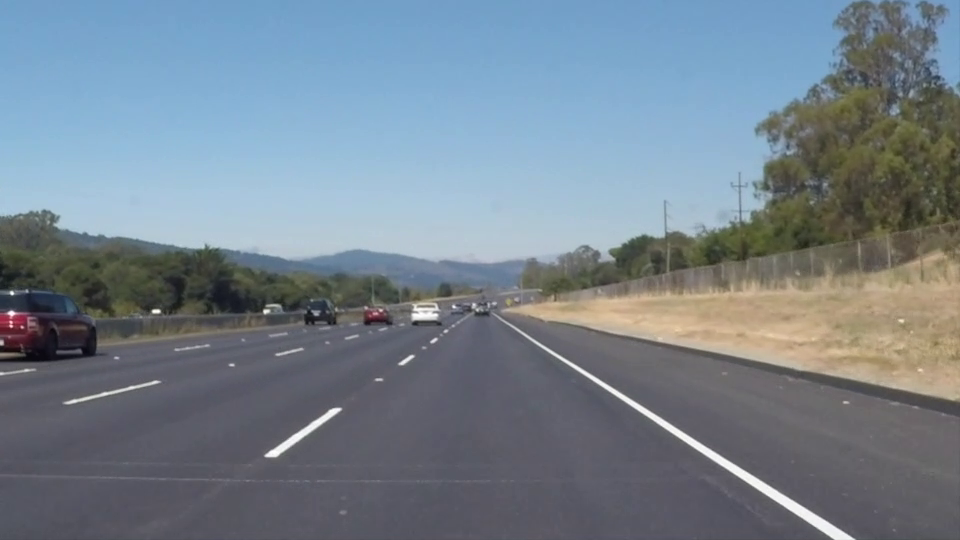
#> input picture frame 22 of OpenCV 06일차/실습/mov/solidWhiteRight.mp4, 960 x 540 px, given in place of mov1.mp4, which was not available
$ python opencv_34.py
#> lines starting #> are read from the running program, lines starting #| are printed output that depends on the picture; pictures that were not available may be replaced by others from this repository, and a replacement may not be noted
# OpenCV 유튜브 동영상에서 상하 좌우 반전
# 이미지 역상/ 반전 255->0 / 0->255로
import cv2
import numpy as np

capture = cv2.VideoCapture('mov/mov1.mp4',)

if capture.isOpened() == False:
    print("동영상을 열수없습니다.")
    exit(1)

while True:
    ret, img_frame = capture.read()
#> img_frame is the input picture: shape (540, 960, 3); mean B, G, R 141.9, 130.7, 117.7

    img_frame = cv2.resize(img_frame, dsize=(654, 480), interpolation=cv2.INTER_AREA)
#> img_frame: shape (480, 654, 3)
    img_frame_gray = cv2.cvtColor(img_frame, cv2.COLOR_BGR2GRAY)
    img_frame_grays = cv2.cvtColor(img_frame_gray, cv2.COLOR_GRAY2BGR)

    img_dst = cv2.bitwise_not(img_frame)

    img_flip_lr = cv2.flip(img_frame, 1)  # 1 : 좌우대칭 / 0 : 상하대칭 / -1 : 상하좌우 대칭
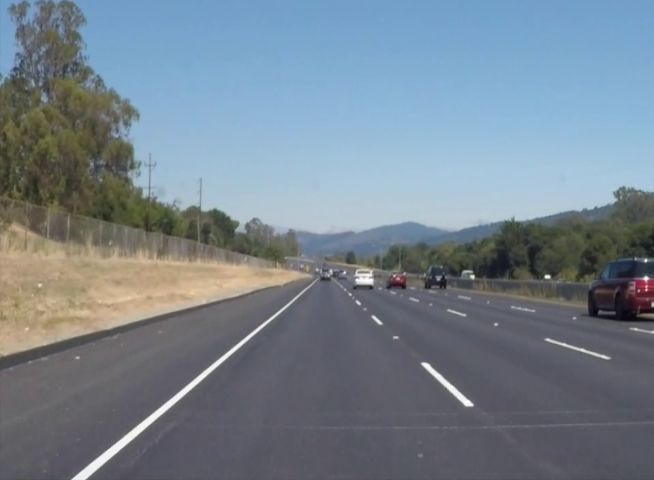
#> img_flip_lr: shape (480, 654, 3); mean B, G, R 141.9, 130.7, 117.7
    img_flip_ud = cv2.flip(img_frame, 0)
    img_flip_lrud = cv2.flip(img_frame, -1)
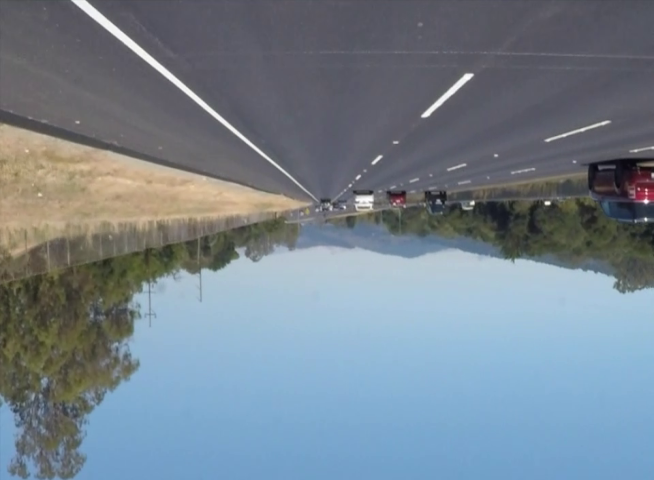
#> img_flip_lrud: shape (480, 654, 3); mean B, G, R 141.9, 130.7, 117.7

    cont = cv2.hconcat([img_frame, img_flip_lr])
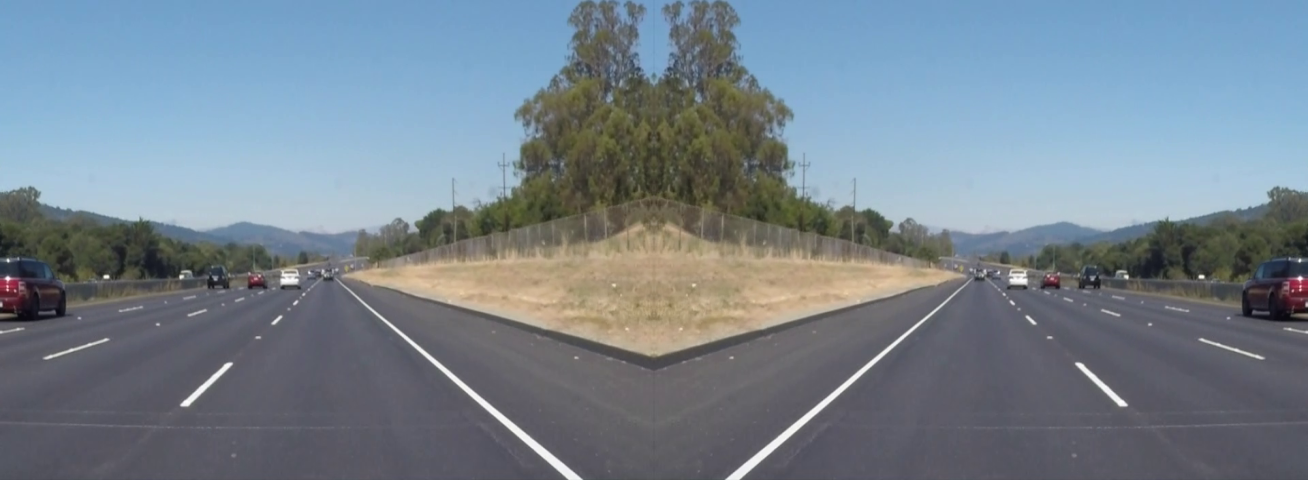
#> cont: shape (480, 1308, 3); mean B, G, R 141.9, 130.7, 117.7
    cont1 = cv2.hconcat([cont, img_frame_grays])
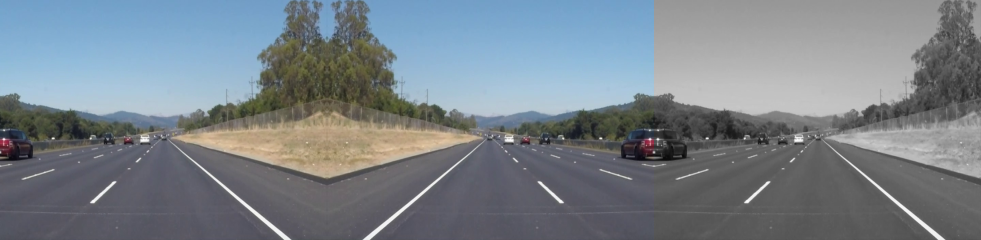
#> cont1: shape (480, 1962, 3) (shown at 1/2 size); mean B, G, R 137.3, 129.8, 121.1

    cont2 = cv2.hconcat([img_flip_ud, img_flip_lrud])
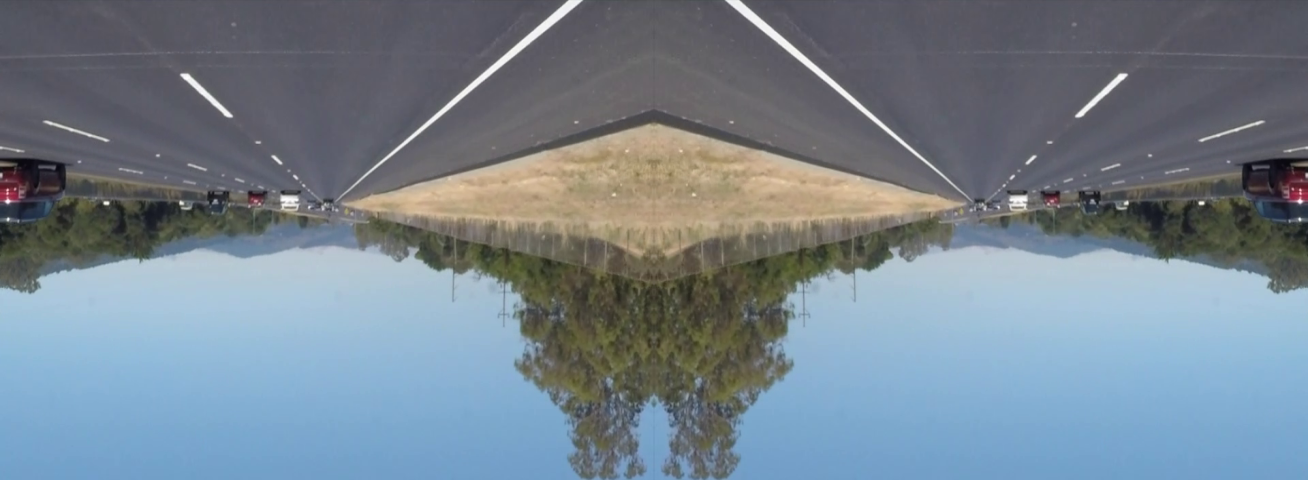
#> cont2: shape (480, 1308, 3); mean B, G, R 141.9, 130.7, 117.7
    cont3 = cv2.hconcat([cont2, img_dst])
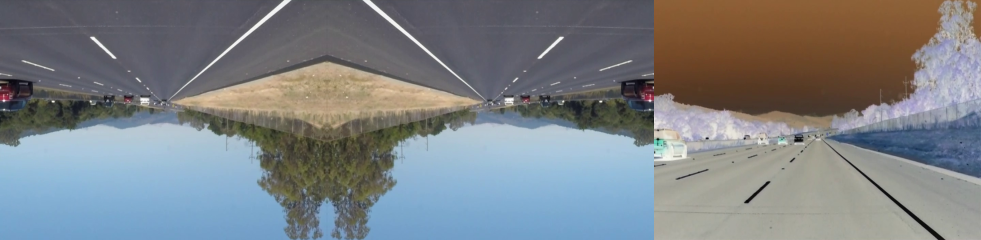
#> cont3: shape (480, 1962, 3) (shown at 1/2 size); mean B, G, R 132.3, 128.6, 124.2

    cont4 = cv2.vconcat([cont1, cont3])
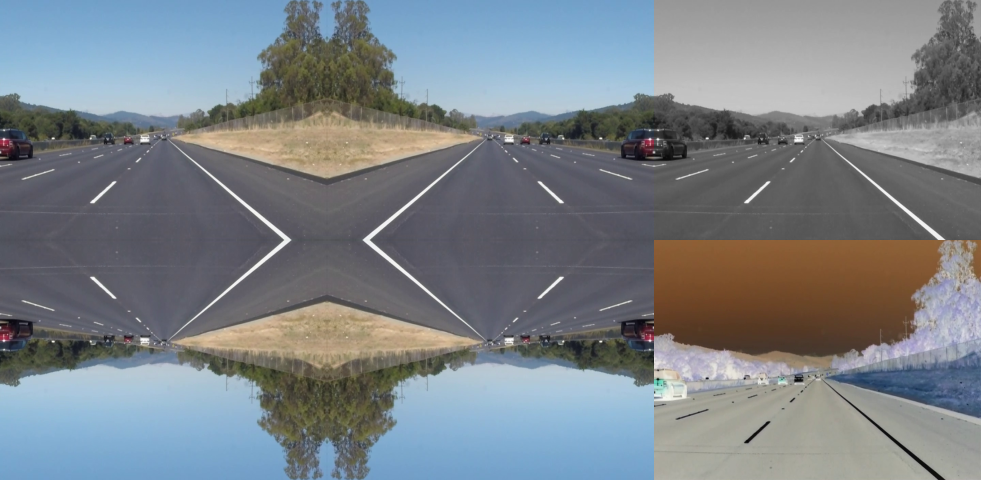
#> cont4: shape (960, 1962, 3) (shown at 1/2 size); mean B, G, R 134.8, 129.2, 122.7

    cv2.imshow('Video', cont4)


    # 동영상이 끝나면 재생되는 프레임의 위치를 0으로 다시 지정
    if capture.get(cv2.CAP_PROP_POS_FRAMES) == capture.get(cv2.CAP_PROP_FRAME_COUNT):
        capture.set(cv2.CAP_PROP_POS_FRAMES, 0)

    key = cv2.waitKey(20)
#> (key Esc is pressed here)
    if key == 27:  # ESC 키
        break

capture.release()
cv2.destroyAllWindows()

$ run again, starting later in the video
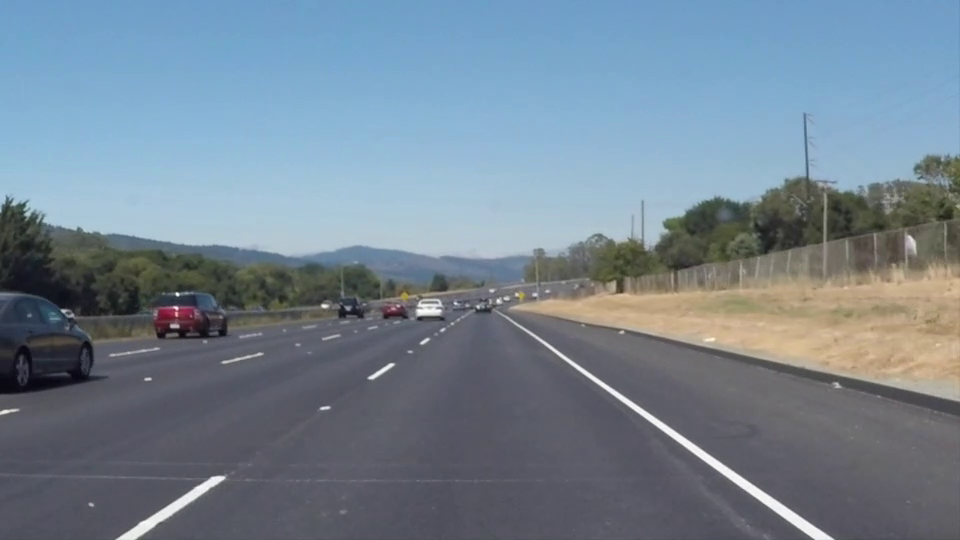
#> input picture frame 99 of OpenCV 06일차/실습/mov/solidWhiteRight.mp4, 960 x 540 px, given in place of mov1.mp4, which was not available
#> img_frame is the input picture: shape (540, 960, 3); mean B, G, R 146, 132.3, 116.7
#> img_frame: shape (480, 654, 3)
#> `cont3 = cv2.hconcat([cont2, img_dst])`:
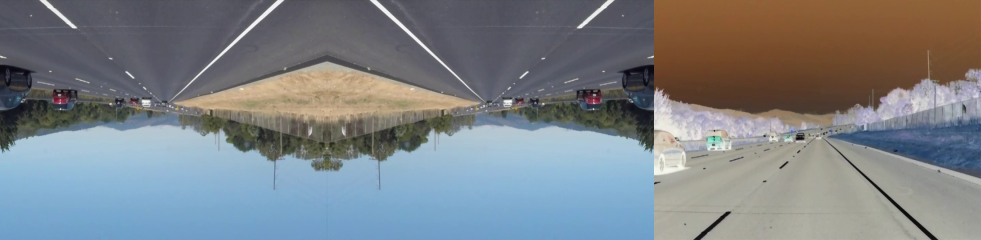
#> cont3: shape (480, 1962, 3) (shown at 1/2 size); mean B, G, R 133.7, 129.1, 123.9
#> `cont4 = cv2.vconcat([cont1, cont3])`:
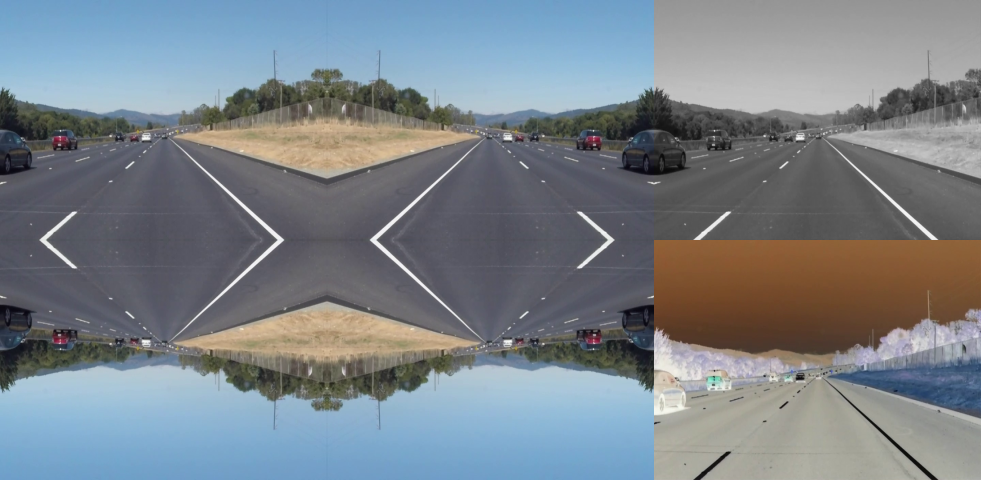
#> cont4: shape (960, 1962, 3) (shown at 1/2 size); mean B, G, R 137, 130.2, 122.4

$ run again, starting later in the video
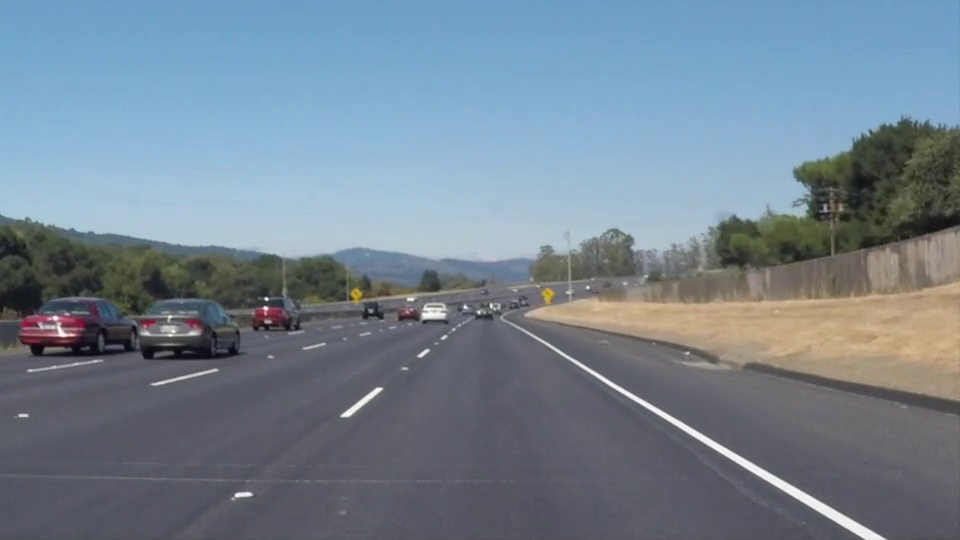
#> input picture frame 176 of OpenCV 06일차/실습/mov/solidWhiteRight.mp4, 960 x 540 px, given in place of mov1.mp4, which was not available
#> img_frame is the input picture: shape (540, 960, 3); mean B, G, R 145.2, 131.6, 116.5
#> img_frame: shape (480, 654, 3)
#> `cont3 = cv2.hconcat([cont2, img_dst])`:
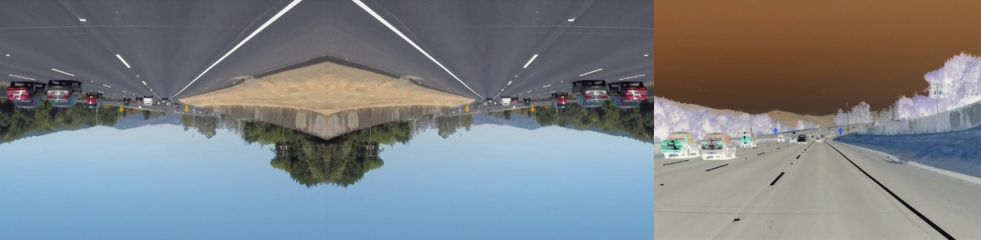
#> cont3: shape (480, 1962, 3) (shown at 1/2 size); mean B, G, R 133.4, 128.9, 123.8
#> `cont4 = cv2.vconcat([cont1, cont3])`:
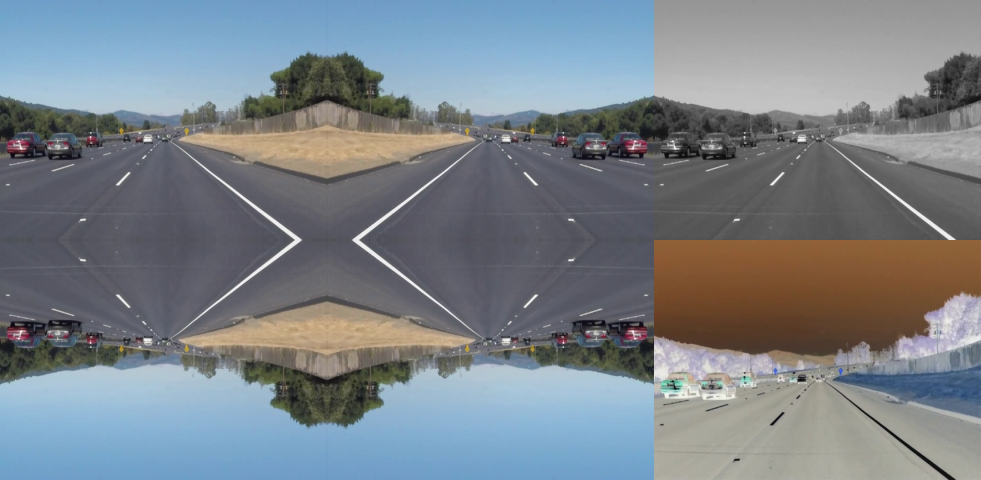
#> cont4: shape (960, 1962, 3) (shown at 1/2 size); mean B, G, R 136.6, 129.7, 122.2
